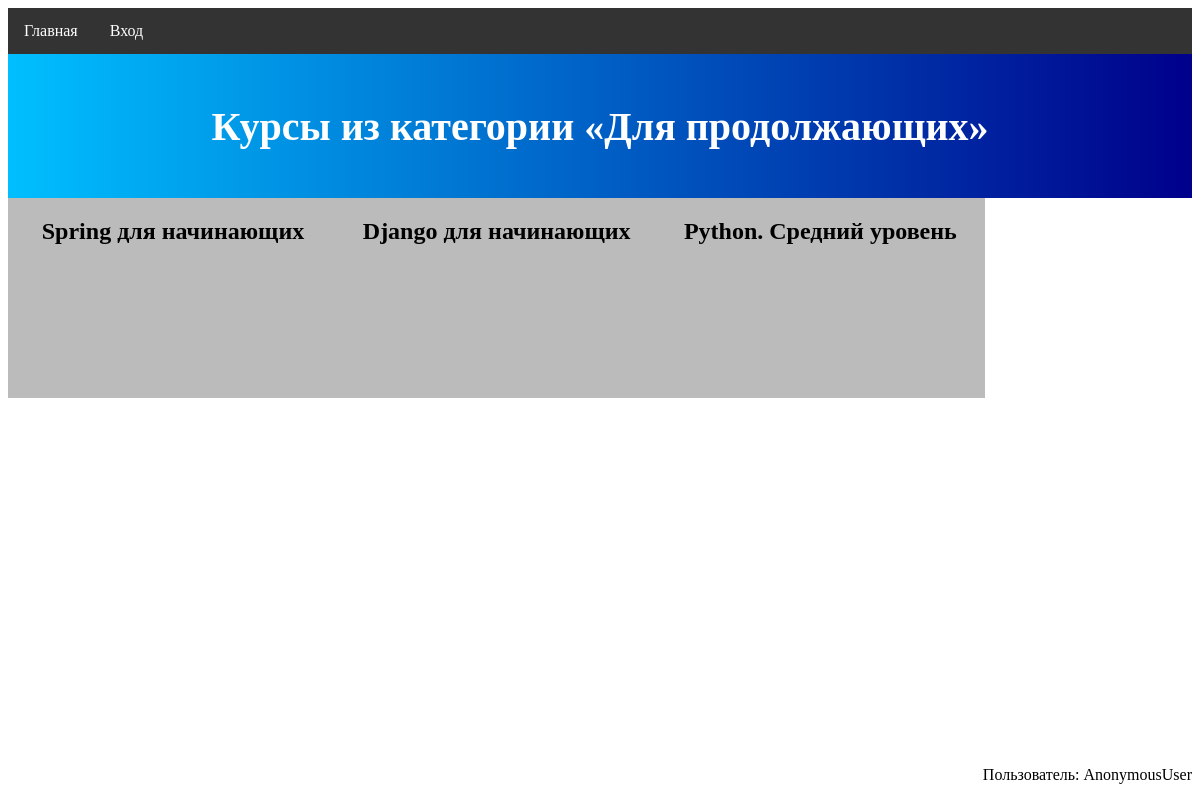
Page /category/2 on the committed database.
### mainapp/models.py (models this page shows, shortened)
class Course(models.Model):
    programming_languages = models.ManyToManyField(ProgrammingLanguage)
    technologies = models.ManyToManyField(Technology, blank=True)
    course_category = models.ForeignKey(CourseCategory,
                                        on_delete=models.CASCADE,
                                        default=1)
    name = models.CharField(max_length=64)
    desc = models.TextField(blank=True)
    image = models.ImageField(upload_to='img',
                              default=os.path.join('img', 'default.jpg'))
    class Meta:
        verbose_name = 'Курс'
        verbose_name_plural = 'Курсы'

### mainapp/views.py (the view)
# urls.py: path('category/<int:pk>', views.category_page, name='category_page'),
def category_page(request, pk):
    courses = Course.objects.filter(course_category_id=pk)
    category = CourseCategory.objects.get(pk=pk)
    name = f'курсы из категории «{category}»'
    context = {
        'page_title': name,
        'top_block_text': name,
        'flipblocks_data_list': courses
    }
    return render(request, template_name='mainapp/category_page.html', context=context)

### mainapp/models.py (called while the page is built)
    def __str__(self):
        return self.name

### mainapp/templates/mainapp/category_page.html (shortened to what this page needs)
{% extends 'mainapp/index.html' %}

### mainapp/templates/mainapp/index.html (shortened to what this page needs)
{% extends 'mainapp/base.html' %}
{% load static %}
{% block additional-css %}
    <link rel="stylesheet" href="{% static 'css/flip-box-index.css' %}">
{% endblock %}
{% block content %}
    {% for item in flipblocks_data_list %}
        <div class="flip-box">
            <div class="flip-box-inner">
                <div class="flip-box-front" style="background-image: url('{{ item.image.url }}'); background-position: center; background-size: cover">
                    <h2>{{ item.name }}</h2>
                </div>
                <div class="flip-box-back">
                    <h2>{{ item.desc }}</h2>
                </div>
            </div>
        </div>
    {% endfor %}
{% endblock %}

### static/css/flip-box-index.css (style rules this page uses)
div.flip-box { margin-right: 2%; float: left; background-color: transparent; width: 300px; height: 200px; perspective: 1000px; }
.flip-box-inner { position: relative; width: 100%; height: 100%; text-align: center; transition: transform 0.8s; transform-style: preserve-3d; }
.flip-box-front, .flip-box-back { position: absolute; width: 100%; height: 100%; -webkit-backface-visibility: hidden; backface-visibility: hidden; padding-left: 5%; padding-right: 5%; border-top: 2pt; }
.flip-box-front { background-color: #bbb; color: black; text-align: center; }
.flip-box-back { display: flex; background-color: dodgerblue; color: white; transform: rotateX(180deg); font-size: small; text-align: left; align-items: center; }

### rows in the picture
Course: name "Spring для начинающих"
Course: name "Django для начинающих"
Course: name "Python. Средний уровень"

### other values in the picture
{{ main_menu_button_1_text|default:'главная'|capfirst }} "Главная"
{{ top_block_text|default:'категории курсов'|capfirst }} "Курсы из категории «Для продолжающих»"
{{ user }} "AnonymousUser"
